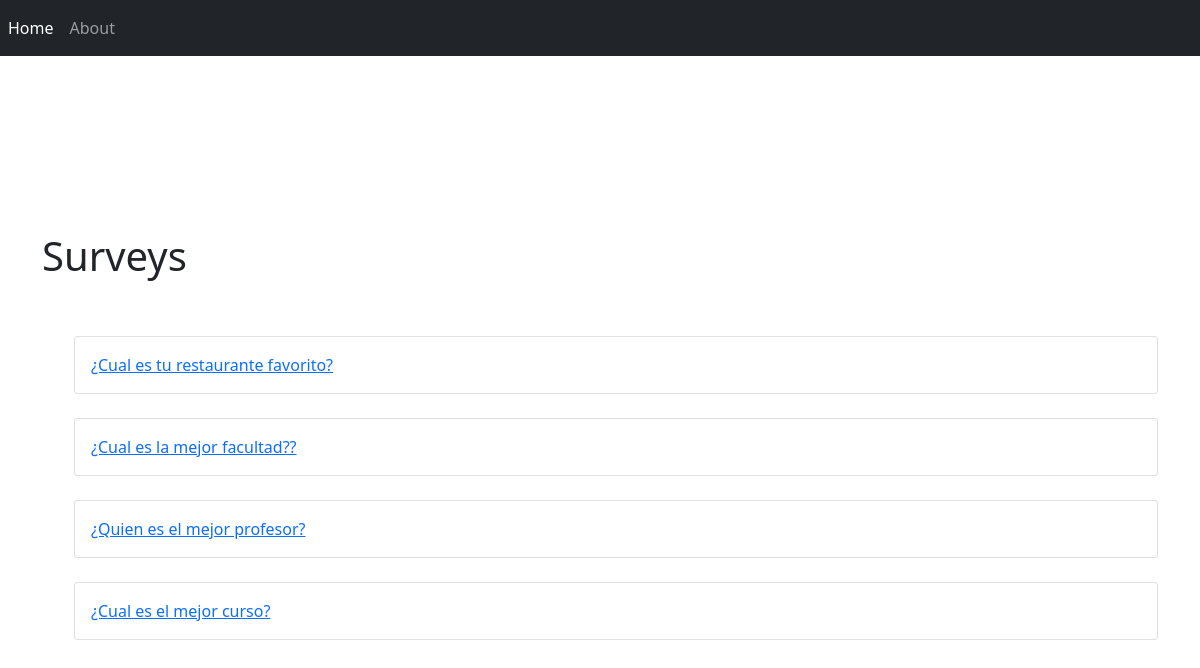
Screenshot of /polls/ with the database file from the repository.
### polls/models.py (models this page shows, shortened)
class Question(models.Model):
    question_text = models.CharField(max_length=200)
    pub_date = models.DateTimeField("date published")

### polls/views.py (the view)
# urls.py: path("", views.IndexView.as_view(), name="index"),  ##Based on classes
class IndexView (generic.ListView):
    template_name = "polls/index.html"
    context_object_name = "latest_question_list"
    def get_queryset(self):
        return Question.objects.order_by("-pub_date")[:5]

### polls/templates/polls/index.html (shortened to what this page needs)
<!doctype html>
<html lang="en">
  <head>
    <link href="https://cdn.jsdelivr.net/npm/bootstrap@5.0.2/dist/css/bootstrap.min.css" rel="stylesheet">
  </head>
  <header>
      <nav class="navbar navbar-expand navbar-dark bg-dark">
        <div class="collapse navbar-collapse" id="navbarNavAltMarkup">
          <div class="navbar-nav">
            <a class="nav-item nav-link active" href="{% url 'polls:index' %}">Home</a>
            <a class="nav-item nav-link" href="{% url 'polls:about' %}">About</a>
          </div>
        </div>
      </nav>
  </header>
  <body>
    <div class="container">
        <div class="row align-items-center" style="min-height: 100vh">
            <div class="col-md-12">
              <h1>Surveys</h1>
              <br></br>
                {% if latest_question_list %}
                <ul>
                {% for question in latest_question_list %}
                    <div class="card">
                        <div class="card-body">
                            <a href="{% url 'polls:detail' question.id %}">{{ question.question_text }}</a>
                        </div>
                    </div>
                    <br>
                {% endfor %}
                </ul>
                {% else %}
                    <p>No polls are available.</p>
                {% endif %}
            </div>
        </div>
    </div>
  </body>
</html>

### rows the page displays
Question: question_text "¿Cual es tu restaurante favorito?"
Question: question_text "¿Cual es la mejor facultad??"
Question: question_text "¿Quien es el mejor profesor?"
Question: question_text "¿Cual es el mejor curso?"
